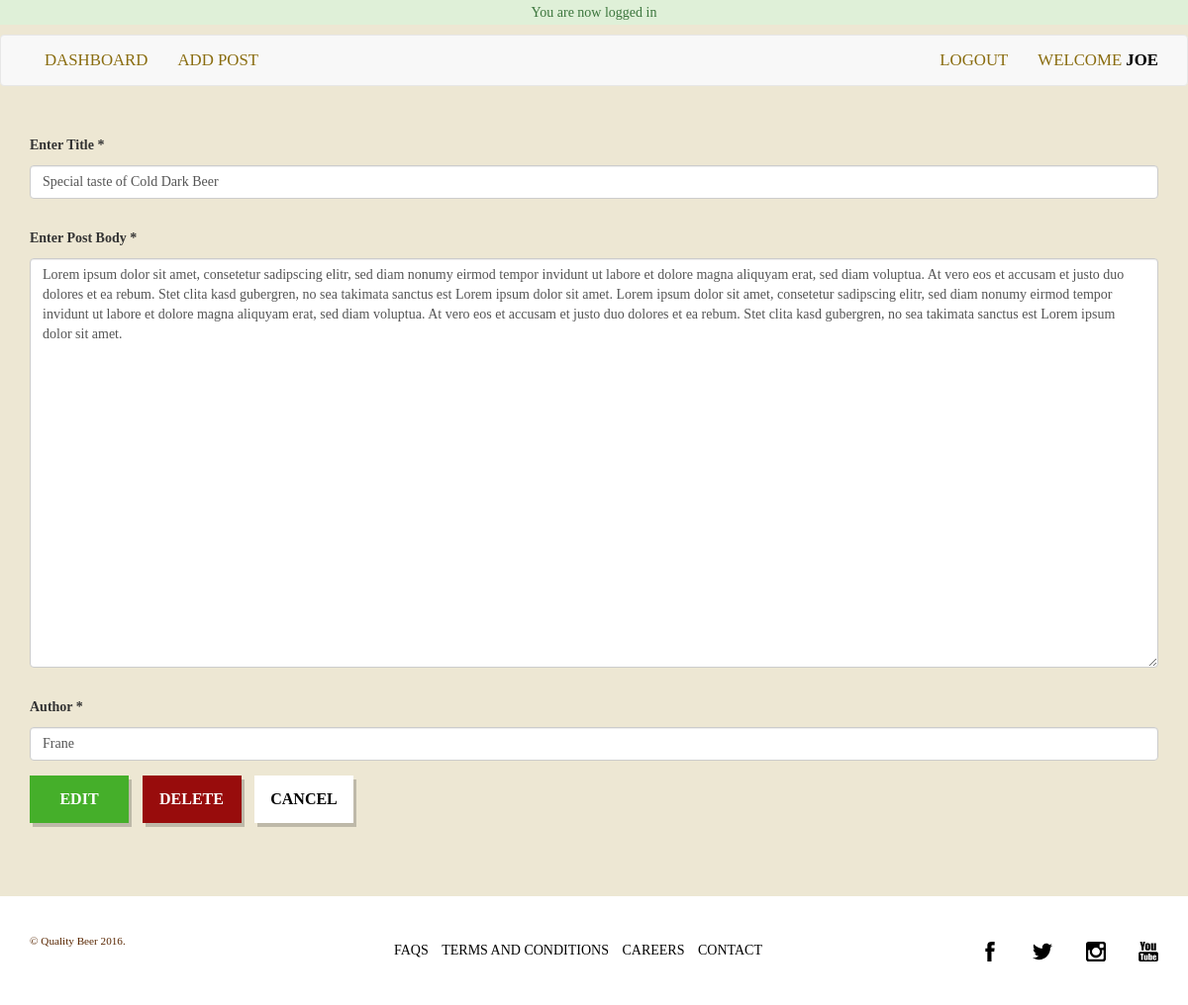
The page /admin/editpost.php?edit=3 (signed in) on the database its author committed.
### tables this page shows
CREATE TABLE `users` (
  `id` int(11) NOT NULL,
  `first_name` varchar(100) NOT NULL,
  `last_name` varchar(200) NOT NULL,
  `email` varchar(225) NOT NULL,
  `pass` varchar(225) NOT NULL,
  `repeat_pass` varchar(225) NOT NULL,
  `last_login` timestamp NOT NULL DEFAULT CURRENT_TIMESTAMP
);

CREATE TABLE `posts` (
  `id_post` int(11) NOT NULL,
  `post_title` varchar(100) NOT NULL,
  `post_body` text NOT NULL,
  `author` varchar(50) NOT NULL,
  `post_date` timestamp NOT NULL DEFAULT CURRENT_TIMESTAMP
);

### admin/editpost.php (the view, shortened to what this page needs)
<?php
  require_once '../core/init.php';
  include_once 'includes/head.php';
?>
<?php
  $id = (int)$_GET['edit'];
  $sql = "SELECT * FROM posts WHERE id_post = :id";
  $query = $db->prepare($sql);
  $query -> bindParam(':id', $id, PDO::PARAM_STR);
  $query->execute();
  $post = $query->fetch(PDO::FETCH_ASSOC);
?>
  <?php include_once 'includes/navigation.php'; ?>
  <div class="add-post">
    <div class="container">
      <div class="row">
        <div class="col-sm-12">
          <form method="post" action="">
            <div class="form-group">
              <label fpr="title">Enter Title *</label>
              <input type="text" name="title" id="title" class="form-control" placeholder="Enter Title" value="<?php echo $post['post_title']; ?>">
            </div>
            <div class="form-group">
              <label for="body">Enter Post Body *</label>
              <textarea name="body" id="body" class="form-control" placeholder="Enter Post Body" rows="20"><?php echo $post['post_body']; ?></textarea>
            </div>
            <div class="form-group">
              <label for="author">Author *</label>
              <input type="text" name="author" id="author" class="form-control" placeholder="Enter Author Name" value="<?php echo $post['author']; ?>">
            </div>
            <div class="buttons">
              <input type="submit" name="edit" class="btn-more edit" value="Edit" />
              <input type="submit" name="delete" class="btn-more delete" value="Delete" />
              <a href="index.php" class="btn-more">Cancel</a>
            </div>
          </form>
        </div>
      </div>
    </div>
  </div>
  <br><br><br>
<?php include_once 'includes/footer.php'; ?>

### admin/includes/navigation.php
<nav class="navbar navbar-default ">
  <div class="container">
    <nav>
      <ul class="nav navbar-nav">
        <li><a href="index.php">Dashboard</a></li>
        <li><a href="addpost.php">Add post</a></li>
      </ul>
      <ul class="nav navbar-nav navbar-right">
        <li><a href="logout.php">Logout</a></li>
        <li><a>Welcome <span class="admin"><?php echo $user_data['first_name']; ?></span></a></li>
      </ul>
    </nav>
  </div>
</nav>

### assets/css/main.css (style rules this page uses)
html,body { font-family: 'Playfair Display', serif; font-size: 14px; background-color: #ede7d3; }
ul,ol { list-style: none; padding: 0; margin: 0; }
label { display: block; }
textarea { width: 420px; }
a, a:hover { text-decoration: none; }
.btn-more { display: block; width: 100px; background-color: #fff; line-height: 2; padding: 8px 0; text-align: center; color: #030303; font-size: 16px; font-weight: 600; text-transform: uppercase; border: none; -ms-box-shadow: 3px 4px 0 rgba(0, 0, 0, 0.2); -moz-box-shadow: 3px 4px 0 rgba(0, 0, 0, 0.2); -o-box-shadow: 3px 4px 0 rgba(0, 0, 0, 0.2); -webkit-box-shadow: 3px 4px 0 rgba(0, 0, 0, 0.2); box-shadow: 3px 4px 0 rgba(0, 0, 0, 0.2); transition: all 0.3s ease-in-out; -o-transition: all 0.3s ease-in-out; -moz-transition: all 0.3s ease-in-out; -webkit-transition: all 0.3s ease-in-out; -ms-transition: all 0.3s ease-in-out; }
.btn-more.delete { background-color: #980C0C; color: #fff; }
.btn-more.edit { background-color: #45AF2A; color: #fff; }
.form-group { margin-top: 30px; }
.navbar-default .navbar-nav>li>a { font-size: 1.2em; text-transform: uppercase; color: #8A6D10; }
.admin { font-weight: bold; color: #000; }
.add-post .btn-more { display: inline-block; margin-right: 10px; }

### rows shown on the page
users: first_name "JOE"
posts: title "Special taste of Cold Dark Beer", body "Lorem ipsum dolor sit amet, consetetur sadipscing elitr, sed diam nonumy eirmod tempor invidunt ut labore et dolore magna aliquyam erat, sed diam voluptua. At vero eos et accusam et justo duo dolores et ea rebum. Stet clita kasd gubergren, no sea takimata sanctus est Lorem ipsum dolor sit amet. Lorem ipsum dolor sit amet, consetetur sadipscing elitr, sed diam nonumy eirmod tempor invidunt ut labore et dolore magna aliquyam erat, sed diam voluptua. At vero eos et accusam et justo duo dolores et ea rebum. Stet clita kasd gubergren, no sea takimata sanctus est Lorem ipsum dolor sit amet.", author "Frane"

### other values the page prints
$_SESSION["success"] "You are now logged in"
